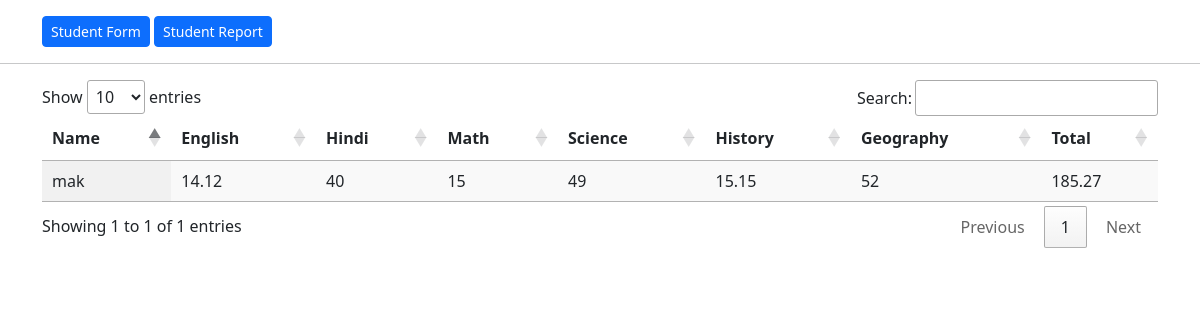
Page /detail.php?detailid=10 on the committed database.
### tables this page shows
CREATE TABLE `report` (
  `id` int(11) NOT NULL,
  `first_name` varchar(50) NOT NULL,
  `last_name` varchar(50) NOT NULL,
  `batch` varchar(20) NOT NULL,
  `email` varchar(30) NOT NULL,
  `english` float NOT NULL,
  `hindi` float NOT NULL,
  `math` float NOT NULL,
  `science` float NOT NULL,
  `history` float NOT NULL,
  `geography` float NOT NULL,
  `remarks` varchar(30) NOT NULL,
  `total` double NOT NULL
);

### detail.php (the view, shortened to what this page needs)
<?php
      include "dbcon.php";
      if(isset($_GET['detailid']))
      {
            $id = $_GET['detailid'];
      }
?>
<!DOCTYPE html>
<html lang="en">
<head>
      <link href="https://cdn.jsdelivr.net/npm/bootstrap@5.2.0/dist/css/bootstrap.min.css" rel="stylesheet">
      <link rel="stylesheet" href="https://cdn.datatables.net/1.13.1/css/jquery.dataTables.min.css">
</head>
<body>
      <div class="container mt-3">
            <a class="btn btn-primary btn-sm" href="studentform.php">Student Form</a>
            <a class="btn btn-primary btn-sm" href="studentreport.php">Student Report</a>
      </div><hr>
      <div class="container">
            <table id="example" class="display" style="width:100%">
        <thead>
            <tr>
                                    <th>Name</th>
                                    <th>English</td>
                                    <th>Hindi</td>
                                    <th>Math</td>
                                    <th>Science</td>
                                    <th>History</td>
                                    <th>Geography</td>
                                    <th>Total</th>
            </tr>
        </thead>
            <?php
                  $sql = "select * from report where id=".$id;
                  $result = mysqli_query($conn, $sql);
                  $tot = mysqli_num_rows($result);
                  if($tot<1)
                  {
                        echo "No records found";
                  }
                  else{
                        $data = mysqli_fetch_assoc($result);
            ?>
                  <tbody>
                        <tr>
                                                <td><?php echo $data['first_name'] ?></td>
                                                <td><?php echo $data['english'] ?></td>
                                                <td><?php echo $data['hindi'] ?></td>
                                                <td><?php echo $data['math'] ?></td>
                                                <td><?php echo $data['science'] ?></td>
                                                <td><?php echo $data['history'] ?></td>
                                                <td><?php echo $data['geography'] ?></td>
                                                <td><?php echo $data['total'] ?></td>
                        </tr>
                  </tbody>
            <?php } ?>
</div>
</body>
</html>

### rows in the picture
report: first_name "mak", english "14.12", hindi "40", math "15", science "49", history "15.15", geography "52", total "185.27"
